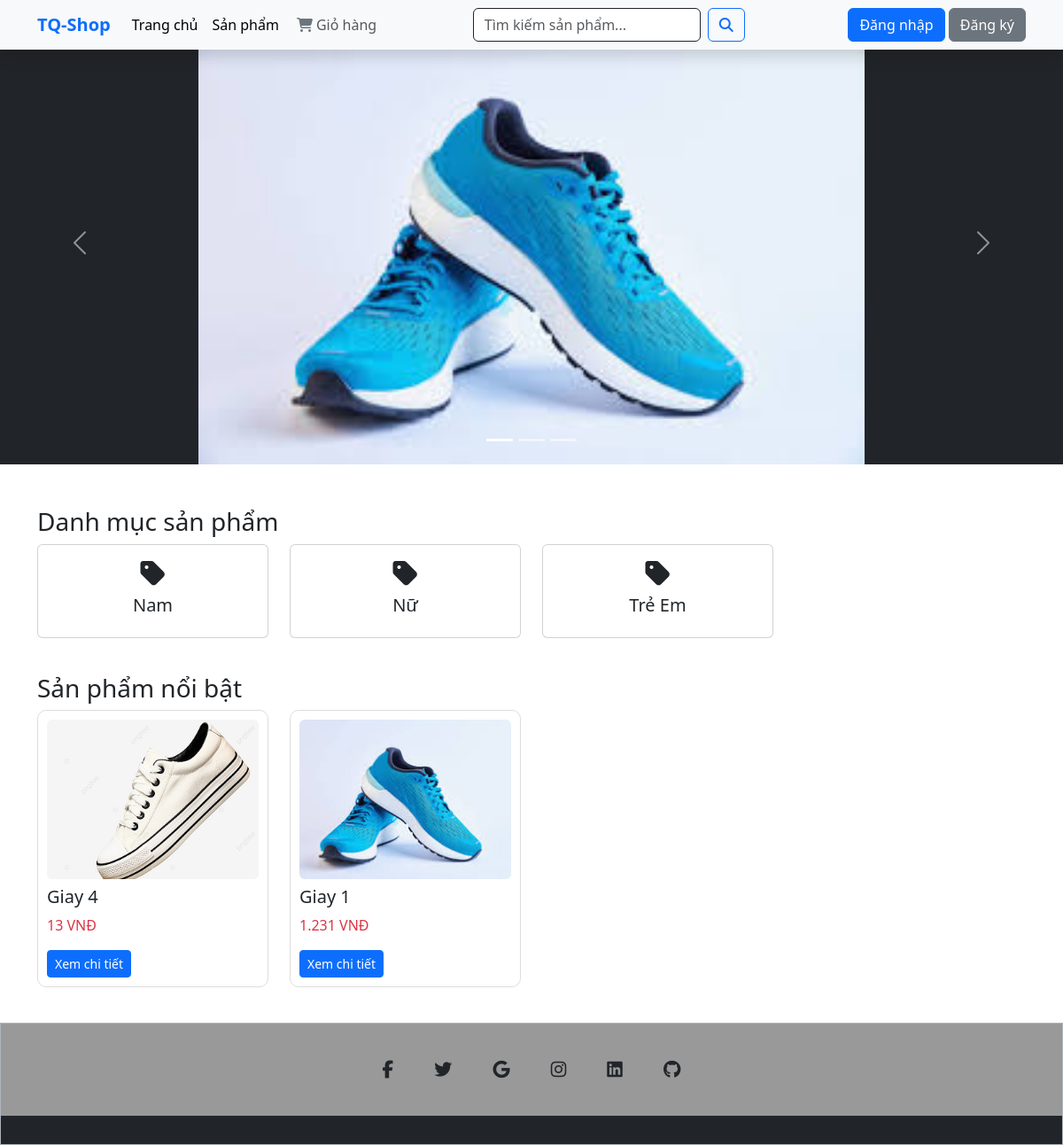
The page / on the database its author committed.
### tables this page shows
CREATE TABLE `danhmucsanpham` (
  `id_DanhMuc` int(10) NOT NULL,
  `Ten_DanhMuc` varchar(200) NOT NULL
);

CREATE TABLE `sanpham` (
  `id` int(10) NOT NULL,
  `Ten` varchar(200) NOT NULL,
  `MoTa` varchar(200) NOT NULL,
  `Gia` float NOT NULL,
  `soluong` int(200) NOT NULL,
  `Anh` varchar(200) NOT NULL,
  `id_DanhMuc` int(10) NOT NULL
);

### index.php (the view, shortened to what this page needs)
<!DOCTYPE html>
<html lang="vi">
<head>
    <link href="./assets/bootstrap/css/bootstrap.min.css" rel="stylesheet">
    <link href="./assets/fonts/css/all.min.css" rel="stylesheet">
</head>
<body>
    <?php
    include "./assets/layout/header/index.php"
    ?>
    <div id="myCarousel" class="carousel slide bg-dark mt-4 mb-4" data-bs-ride="carousel">
        <div class="carousel-indicators">
            <button type="button" data-bs-target="#myCarousel" data-bs-slide-to="0" class="active" aria-current="true" aria-label="Slide 1"></button>
            <button type="button" data-bs-target="#myCarousel" data-bs-slide-to="1" aria-label="Slide 2"></button>
            <button type="button" data-bs-target="#myCarousel" data-bs-slide-to="2" aria-label="Slide 3"></button>
        </div>
        <div class="carousel-inner text-center">
            <div class="carousel-item active">
                <img src="./assets/img/giay.jpg" class="d-block mx-auto" style="height: 500px; object-fit: cover;" alt="Slide 1">
            </div>
        </div>
        <button class="carousel-control-prev" type="button" data-bs-target="#myCarousel" data-bs-slide="prev">
            <span class="carousel-control-prev-icon" aria-hidden="true"></span>
        </button>
        <button class="carousel-control-next" type="button" data-bs-target="#myCarousel" data-bs-slide="next">
            <span class="carousel-control-next-icon" aria-hidden="true"></span>
        </button>
    </div>
    <div class="container mt-5">
        <h3>Danh mục sản phẩm</h3>
        <div class="row">
            <?php
            $dm = $conn->query("SELECT * FROM danhmucsanpham LIMIT 4");
            while ($row = $dm->fetch_assoc()):
            ?>
                <div class="col-md-3">
                    <div class="card text-center mb-3">
                        <div class="card-body">
                            <i class="fas fa-tag fa-2x mb-2"></i>
                            <h5 class="card-title"><?= htmlspecialchars($row['Ten_DanhMuc']) ?></h5>
                        </div>
                    </div>
                </div>
            <?php endwhile; ?>
        </div>
    </div>
    <div class="container mt-4">
        <h3>Sản phẩm nổi bật</h3>
        <div class="row">
            <?php
            $sp = $conn->query("SELECT * FROM sanpham ORDER BY id DESC LIMIT 4");
            while ($item = $sp->fetch_assoc()):
            ?>
                <div class="col-md-3">
                    <div class="product-card mb-4">
                        <img src="./assets/img/<?= htmlspecialchars($item['Anh']) ?>" class="w-100 rounded mb-2">
                        <h5><?= htmlspecialchars($item['Ten']) ?></h5>
                        <p class="text-danger"><?= number_format($item['Gia'], 0, ',', '.') ?> VNĐ</p>
                        <a href="detail.php?id=<?= $item['id'] ?>" class="btn btn-sm btn-primary">Xem chi tiết</a>
                    </div>
                </div>
            <?php endwhile; ?>
        </div>
    </div>
    <?php
    include "./assets/layout/footer/index.php"
    ?>
</body>
</html>

### assets/css/style.css (style rules this page uses)
a { text-decoration: none; }

### index.php (style rules this page uses)
.carousel img { height: 400px; object-fit: cover; }
.product-card img { height: 180px; object-fit: cover; }
.product-card { border: 1px solid #ddd; border-radius: 10px; padding: 10px; transition: 0.3s; }

### assets/layout/header/index.php (style rules this page uses)
html a { text-decoration: none; color: #333; }

### rows shown on the page
danhmucsanpham: Ten_DanhMuc "Nam"
danhmucsanpham: Ten_DanhMuc "Nữ"
danhmucsanpham: Ten_DanhMuc "Trẻ Em"
sanpham: Anh (picture), Ten "Giay 4", Gia "13"
sanpham: Anh (picture), Ten "Giay 1", Gia "1.231"
